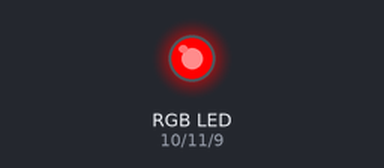
The sketch below on a simulated Arduino Uno, built with avr-gcc and run on an emulated ATmega328P. On the bench: an RGB LED mixed from three pins (HIGH = lit).

Above: at 0.05 s.
At 1.85 s:
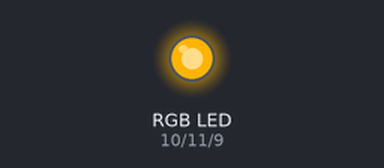
At 3.75 s:
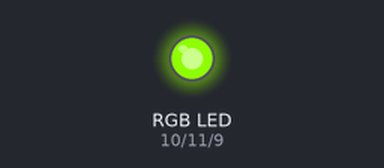
At 7.45 s:
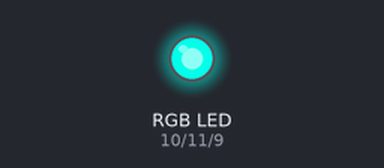
At 11.15 s:
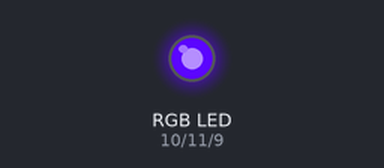
At 14.85 s:
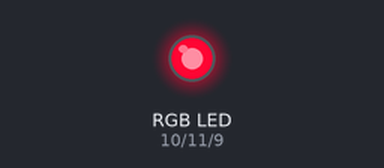
Timing chart, 0 to 19.9 s (numbered marks = the images above):
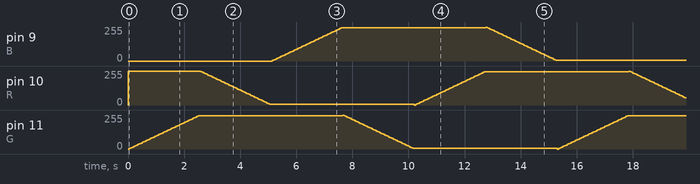

The sketch:

rgb_tons.ino
```cpp
//RGB - tons de cores


const int R = 10;
const int G = 11;
const int B = 9;

int ValorRed = 255;
int ValorGreen = 0;
int ValorBlue = 0;

void setup()
{
    pinMode(R, OUTPUT);
    pinMode(G, OUTPUT);
    pinMode(B, OUTPUT);
    analogWrite(R, ValorRed);
    analogWrite(G, ValorGreen);
    analogWrite(B, ValorBlue);
}

void loop()


{
   for (ValorGreen = 0; ValorGreen < 255; ValorGreen=ValorGreen+5) //amarelo = verde maximo + vermelho maximo
   {
        analogWrite(G, ValorGreen);
        delay(50);
    }
    for (ValorRed = 255; ValorRed > 0; ValorRed=ValorRed-5) // verde maximo = vermelho minimo + verde maximo
    {
        analogWrite(R, ValorRed);
        delay(50);
    }
    for (ValorBlue = 0; ValorBlue < 255; ValorBlue=ValorBlue+5) // azul bem claro = verde maximo + azul maximo
    {
        analogWrite(B, ValorBlue);
        delay(50);
    }

    for (ValorGreen = 255; ValorGreen > 0; ValorGreen=ValorGreen-5) // azul maximo = verde minimo + azul maximo
    {
        analogWrite(G, ValorGreen);
        delay(50);
    }
    for (ValorRed = 0; ValorRed < 255; ValorRed=ValorRed+5) // violeta = azul maximo + vermelho maximo
    {
        analogWrite(R, ValorRed);
        delay(50);
    }
    for (ValorBlue = 255; ValorBlue > 0; ValorBlue=ValorBlue-5) // vermelho maximo = azul minimo + vermelho maximo
    {
        analogWrite(B, ValorBlue);
        delay(50);
    }
}
```
